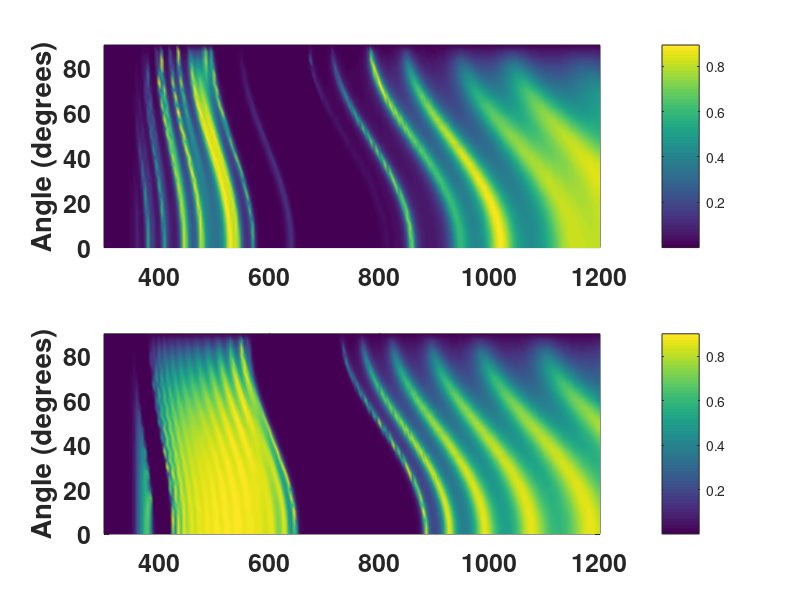

MATLAB code to generate this figure: (Note: this script raises an error after producing the figure.)
%%%%%%%%%%%%%%%%%%%%%%%%%%%%%%%%%%%%%%%%%%%%%%%%%%%%%%%%%%%%%%%%%%%%%%%%%%%
%The base code was provided by Francesco Scotognella "from 01HGBUU -
%Materials and Processes for quantum sensing, metrology and qubit devices"
%course (Politecnico di Torino)
%%%%%%%%%%%%%%%%%%%%%%%%%%%%%%%%%%%%%%%%%%%%%%%%%%%%%%%%%%%%%%%%%%%%%%%%%%%
% Fabio Calabrese 
% Modification of the original code are related to the angular dependence,
% starting from the formulas up to the plot.
%%%%%%%%%%%%%%%%%%%%%%%%%%%%%%%%%%%%%%%%%%%%%%%%%%%%%%%%%%%%%%%%%%%%%%%%%%%


%Transfer Matrix Method
%system: air-multilayer-glass
% angular dependence
clear all;clc;
n0=1; %air
Em=1; %E field in glass
ns=1.6; %refractive index glass
Hm=ns; %H field in glass
%n1=2.4;
d1=100; %refractive index and thickness (nm) layer 1
%n2=1.45;
d2=100; %refractive index and thickness (nm) layer 2
C=0.9;%coefficiente perdite
lambda = 300:5:1200;

% Immaginary refractive index of SiO2
ks = [0.000132, 0.000125, 0.000118, 0.000112, 0.000107, 0.000102];
% Immaginary refractive index of GaAs
k = [ ...
    2, 1.9522, 1.9200, 1.9099, 1.9052, 1.9082, 1.9183, 1.9307, 1.9489, 1.9679, ...
    1.9924, 2.0178, 2.0478, 2.0783, 2.1174, 2.1565, 2.2079, 2.2613, 2.2594, 2.2021, ...
    2.1445, 2.0706, 1.9968, 1.9208, 1.8409, 1.7610, 1.6017, 1.3632, 1.1246, 0.9514, ...
    0.8615, 0.7715, 0.6889, 0.6446, 0.6002, 0.5559, 0.5230, 0.4972, 0.4714, 0.4456, ...
    0.4271, 0.4102, 0.3933, 0.3764, 0.3633, 0.3520, 0.3406, 0.3293, 0.3184, 0.3094, ...
    0.3004, 0.2914, 0.2825, 0.2741, 0.2674, 0.2607, 0.2540, 0.2473, 0.2405, 0.2355, ...
    0.2306, 0.2256, 0.2207, 0.2158, 0.2109, 0.2060, 0.2011, 0.1962, 0.1913, 0.1864, ...
    0.1815, 0.1771, 0.1732, 0.1694, 0.1655, 0.1616, 0.1578, 0.1539, 0.1498, 0.1450, ...
    0.1402, 0.1354, 0.1306, 0.1258, 0.1210, 0.1161, 0.1117, 0.1094, 0.1071, 0.1048, ...
    0.1025, 0.1002, 0.0979, 0.0956, 0.0933, 0.0910, 0.0899, 0.0889, 0.0878, 0.0867, ...
    0.0857, 0.0846, 0.0835, 0.0825, 0.0814, 0.0803 ];
% Immaginary refractive index of TiO2
kto2 = [ 0.880
    0.7740
    0.6621
    0.5875
    0.4755
    0.3672
    0.3006
    0.2139
    0.1452
    0.1092
    0.0681
    0.0481
    0.0269
    0.0176
    0.0114
    0.0060
    0.0040
    0.0026
    0.0017
    0.0009
    0.0006
    0.0004
    0.0003
    0.0002
    0.0001
    0.0001
    0.0001];
% Inizializza tutto il vettore con zeri
ve = zeros(size(lambda));
vt = zeros(size(lambda));
% Inserisci i dati noti all'inizio
ve(1:length(ks)) = ks;
vt(1:length(kto2)) = kto2;
vk = zeros(size(lambda));
vk(1:length(k)) = k;
%prova per ordinato
ddd=[83,96,81,89,81,88,86,91,87,86,...
104,117,118,89,100,96,101,91,83,98,87,82,119,98,119,111,81,108,48];
d=ddd*0.99;

ii=0;
Tt=0;


% angle values
thd=[0 3 6 10 13 16 20 23 27 30 33 37 40 ...
 43 47 50 53 56.7 60 63 67 70 73 77 80 83 87 90];

% conversion grad-radiant
th=(thd*pi)./180;

for j = 1:28
    M1=[0, 0; 0, 0];M2=[0, 0; 0, 0];
    M3=[0, 0; 0, 0];M4=[0, 0; 0, 0];
    M5=[0, 0; 0, 0];M6=[0, 0; 0, 0];
    M7=[0, 0; 0, 0];M8=[0, 0; 0, 0];
    M9=[0, 0; 0, 0];M10=[0, 0; 0, 0];
    M11=[0, 0; 0, 0];M12=[0, 0; 0, 0];
    M13=[0, 0; 0, 0];M14=[0, 0; 0, 0];
    M15=[0, 0; 0, 0];M16=[0, 0; 0, 0];
    M17=[0, 0; 0, 0];M18=[0, 0; 0, 0];
    M19=[0, 0; 0, 0];M20=[0, 0; 0, 0];
    M21=[0, 0; 0, 0];M22=[0, 0; 0, 0];
    M23=[0, 0; 0, 0];M24=[0, 0; 0, 0];
    M25=[0, 0; 0, 0];M26=[0, 0; 0, 0];
    M27=[0, 0; 0, 0];M28=[0, 0; 0, 0];
    M41=[0, 0; 0, 0];M42=[0, 0; 0, 0];
    ii = 0;
    for f=300:5:1200
       ii=ii+1;
       l(ii)=f;
       ll(ii)=l(ii)/1000; %micrometri
       %TiO2
       n1(ii)=sqrt(4.99+...
            1/(96.6*(ll(ii)^1.1))+...
            1/(4.6*(ll(ii)^1.95))) +1i*vt(ii);
       % SiO2
       n2(ii)=sqrt(0.82+...
           (0.7161663*ll(ii)^2/(ll(ii)^2-0.0684043^2))+...
           (0.4079426*ll(ii)^2/(ll(ii)^2-0.1162414^2))+...
           (0.8974794*ll(ii)^2/(ll(ii)^2-9.896161^2))+...
           1/(700*(ll(ii)^6.2))) +1i*ve(ii);
       %% for GaAs
       %n2(ii) = sqrt(11.10+0.743*ll(ii)^2/(ll(ii)^2-0.436^2)) ;%+1i*vk(ii);
        %n2(ii) = n2(ii) + 1i*vk(ii);
       %% for Al2O3
%          n1(ii)=sqrt(1+...
%             (1.023798*ll(ii)^2/(ll(ii)^2-0.0614482^2))+...
%             (1.058264*ll(ii)^2/(ll(ii)^2-0.1106997^2))+...
%             (5.280792*ll(ii)^2/(ll(ii)^2-17.92656^2)));
        %% for ZrO2
%          n2(ii)=sqrt(1+...
%        (1.347091*ll(ii)^2/(ll(ii)^2-0.062543^2))+...
%        (2.117788*ll(ii)^2/(ll(ii)^2-0.166739^2))+...
%        (9.452943*ll(ii)^2/(ll(ii)^2-24.32057^2)));

        

    
       %TE - s-polarization
       coth1(j,ii)=sqrt(1-((n0*n0*sin(th(j))*sin(th(j)))/(n1(ii)*n1(ii))));
       p1(j,ii)=n1(ii)*coth1(j,ii);
       coth2(j,ii)=sqrt(1-((n0*n0*sin(th(j))*sin(th(j)))/(n2(ii)*n2(ii))));
       p2(j,ii)=n2(ii)*coth2(j,ii);
    
       %matrix 1 for layer 1
       S1(ii)=cos(2*pi*n1(ii)*d(1)*coth1(j,ii)/l(ii));
       P1(ii)=-(1i*sin(2*pi*n1(ii)*d(1)*coth1(j,ii)/l(ii)))/n1(ii);
       Q1(ii)=-1i*n1(ii)*sin(2*pi*n1(ii)*d(1)*coth1(j,ii)/l(ii));
       R1(ii)=cos(2*pi*n1(ii)*d(1)*coth1(j,ii)/l(ii));
       M1=[S1(ii), P1(ii); Q1(ii), R1(ii)];
       %matrix 2 for layer 2
       S2(ii)=cos(2*pi*n2(ii)*d(2)*coth2(j,ii)/l(ii));
       P2(ii)=-(1i*sin(2*pi*n2(ii)*d(2)*coth2(j,ii)/l(ii)))/n2(ii);
       Q2(ii)=-1i*n2(ii)*sin(2*pi*n2(ii)*d(2)*coth2(j,ii)/l(ii));
       R2(ii)=cos(2*pi*n2(ii)*d(2)*coth2(j,ii)/l(ii));
       M2=[S2(ii), P2(ii); Q2(ii), R2(ii)];
       %matrix 3 for layer 3
       S3(ii)=cos(2*pi*n1(ii)*d(3)*coth1(j,ii)/l(ii));
       P3(ii)=-(1i*sin(2*pi*n1(ii)*d(3)*coth1(j,ii)/l(ii)))/n1(ii);
       Q3(ii)=-1i*n1(ii)*sin(2*pi*n1(ii)*d(3)*coth1(j,ii)/l(ii));
       R3(ii)=cos(2*pi*n1(ii)*d(3)*coth1(j,ii)/l(ii));
       M3=[S3(ii), P3(ii); Q3(ii), R3(ii)];
       %matrix 4 for layer 4
       S4(ii)=cos(2*pi*n2(ii)*d(4)*coth2(j,ii)/l(ii));
       P4(ii)=-(1i*sin(2*pi*n2(ii)*d(4)*coth2(j,ii)/l(ii)))/n2(ii);
       Q4(ii)=-1i*n2(ii)*sin(2*pi*n2(ii)*d(4)*coth2(j,ii)/l(ii));
       R4(ii)=cos(2*pi*n2(ii)*d(4)*coth2(j,ii)/l(ii));
       M4=[S4(ii), P4(ii); Q4(ii), R4(ii)];
       %matrix 5 for layer 5
       S5(ii)=cos(2*pi*n1(ii)*d(5)*coth1(j,ii)/l(ii));
       P5(ii)=-(1i*sin(2*pi*n1(ii)*d(5)*coth1(j,ii)/l(ii)))/n1(ii);
       Q5(ii)=-1i*n1(ii)*sin(2*pi*n1(ii)*d(5)*coth1(j,ii)/l(ii));
       R5(ii)=cos(2*pi*n1(ii)*d(5)*coth1(j,ii)/l(ii));
       M5=[S5(ii), P5(ii); Q5(ii), R5(ii)];
       %matrix 6 for layer 6
       S6(ii)=cos(2*pi*n2(ii)*d(6)*coth2(j,ii)/l(ii));
       P6(ii)=-(1i*sin(2*pi*n2(ii)*d(6)*coth2(j,ii)/l(ii)))/n2(ii);
       Q6(ii)=-1i*n2(ii)*sin(2*pi*n2(ii)*d(6)*coth2(j,ii)/l(ii));
       R6(ii)=cos(2*pi*n2(ii)*d(6)*coth2(j,ii)/l(ii));
       M6=[S6(ii), P6(ii); Q6(ii), R6(ii)];
       % matrix 7 for layer 7
       S7(ii) = cos(2*pi*n1(ii)*d(7)*coth1(j,ii)/l(ii));
       P7(ii) = -(1i*sin(2*pi*n1(ii)*d(7)*coth1(j,ii)/l(ii))) / n1(ii);
       Q7(ii) = -1i*n1(ii)*sin(2*pi*n1(ii)*d(7)*coth1(j,ii)/l(ii));
       R7(ii) = cos(2*pi*n1(ii)*d(7)*coth1(j,ii)/l(ii));
       M7 = [S7(ii), P7(ii); Q7(ii), R7(ii)];
        
       % matrix 8 for layer 8
       S8(ii) = cos(2*pi*n2(ii)*d(8)*coth2(j,ii)/l(ii));
       P8(ii) = -(1i*sin(2*pi*n2(ii)*d(8)*coth2(j,ii)/l(ii))) / n2(ii);
       Q8(ii) = -1i*n2(ii)*sin(2*pi*n2(ii)*d(8)*coth2(j,ii)/l(ii));
       R8(ii) = cos(2*pi*n2(ii)*d(8)*coth2(j,ii)/l(ii));
       M8 = [S8(ii), P8(ii); Q8(ii), R8(ii)];

       % matrix 9 for layer 9
       S9(ii) = cos(2*pi*n1(ii)*d(9)*coth1(j,ii)/l(ii));
       P9(ii) = -(1i*sin(2*pi*n1(ii)*d(9)*coth1(j,ii)/l(ii))) / n1(ii);
       Q9(ii) = -1i*n1(ii)*sin(2*pi*n1(ii)*d(9)*coth1(j,ii)/l(ii));
       R9(ii) = cos(2*pi*n1(ii)*d(9)*coth1(j,ii)/l(ii));
       M9 = [S9(ii), P9(ii); Q9(ii), R9(ii)];

       % matrix 10 for layer 10
       S10(ii)=cos(2*pi*n2(ii)*d(10)*coth2(j,ii)/l(ii));
       P10(ii)=-(1i*sin(2*pi*n2(ii)*d(10)*coth2(j,ii)/l(ii)))/n2(ii);
       Q10(ii)=-1i*n2(ii)*sin(2*pi*n2(ii)*d(10)*coth2(j,ii)/l(ii));
       R10(ii)=cos(2*pi*n2(ii)*d(10)*coth2(j,ii)/l(ii));
       M10=[S10(ii), P10(ii); Q10(ii), R10(ii)];

       % matrix 11 for layer 11
       S11(ii)=cos(2*pi*n1(ii)*d(11)*coth1(j,ii)/l(ii));
       P11(ii)=-(1i*sin(2*pi*n1(ii)*d(11)*coth1(j,ii)/l(ii)))/n1(ii);
       Q11(ii)=-1i*n1(ii)*sin(2*pi*n1(ii)*d(11)*coth1(j,ii)/l(ii));
       R11(ii)=cos(2*pi*n1(ii)*d(11)*coth1(j,ii)/l(ii));
       M11=[S11(ii), P11(ii); Q11(ii), R11(ii)];

       % matrix 12 for layer 12
       S12(ii)=cos(2*pi*n2(ii)*d(12)*coth2(j,ii)/l(ii));
       P12(ii)=-(1i*sin(2*pi*n2(ii)*d(12)*coth2(j,ii)/l(ii)))/n2(ii);
       Q12(ii)=-1i*n2(ii)*sin(2*pi*n2(ii)*d(12)*coth2(j,ii)/l(ii));
       R12(ii)=cos(2*pi*n2(ii)*d(12)*coth2(j,ii)/l(ii));
       M12=[S12(ii), P12(ii); Q12(ii), R12(ii)];

       % matrix 13 for layer 13
       S13(ii)=cos(2*pi*n1(ii)*d(13)*coth1(j,ii)/l(ii));
       P13(ii)=-(1i*sin(2*pi*n1(ii)*d(13)*coth1(j,ii)/l(ii)))/n1(ii);
       Q13(ii)=-1i*n1(ii)*sin(2*pi*n1(ii)*d(13)*coth1(j,ii)/l(ii));
       R13(ii)=cos(2*pi*n1(ii)*d(13)*coth1(j,ii)/l(ii));
       M13=[S13(ii), P13(ii); Q13(ii), R13(ii)];

       % matrix 14 for layer 14
       S14(ii)=cos(2*pi*n2(ii)*d(14)*coth2(j,ii)/l(ii));
       P14(ii)=-(1i*sin(2*pi*n2(ii)*d(14)*coth2(j,ii)/l(ii)))/n2(ii);
       Q14(ii)=-1i*n2(ii)*sin(2*pi*n2(ii)*d(14)*coth2(j,ii)/l(ii));
       R14(ii)=cos(2*pi*n2(ii)*d(14)*coth2(j,ii)/l(ii));
       M14=[S14(ii), P14(ii); Q14(ii), R14(ii)];

       % matrix 15 for layer 15
       S15(ii)=cos(2*pi*n1(ii)*d(15)*coth1(j,ii)/l(ii));
       P15(ii)=-(1i*sin(2*pi*n1(ii)*d(15)*coth1(j,ii)/l(ii)))/n1(ii);
       Q15(ii)=-1i*n1(ii)*sin(2*pi*n1(ii)*d(15)*coth1(j,ii)/l(ii));
       R15(ii)=cos(2*pi*n1(ii)*d(15)*coth1(j,ii)/l(ii));
       M15=[S15(ii), P15(ii); Q15(ii), R15(ii)];

       % matrix 16 for layer 16
       S16(ii)=cos(2*pi*n2(ii)*d(16)*coth2(j,ii)/l(ii));
       P16(ii)=-(1i*sin(2*pi*n2(ii)*d(16)*coth2(j,ii)/l(ii)))/n2(ii);
       Q16(ii)=-1i*n2(ii)*sin(2*pi*n2(ii)*d(16)*coth2(j,ii)/l(ii));
       R16(ii)=cos(2*pi*n2(ii)*d(16)*coth2(j,ii)/l(ii));
       M16=[S16(ii), P16(ii); Q16(ii), R16(ii)];

       % matrix 17 for layer 17
       S17(ii)=cos(2*pi*n1(ii)*d(17)*coth1(j,ii)/l(ii));
       P17(ii)=-(1i*sin(2*pi*n1(ii)*d(17)*coth1(j,ii)/l(ii)))/n1(ii);
       Q17(ii)=-1i*n1(ii)*sin(2*pi*n1(ii)*d(17)*coth1(j,ii)/l(ii));
       R17(ii)=cos(2*pi*n1(ii)*d(17)*coth1(j,ii)/l(ii));
       M17=[S17(ii), P17(ii); Q17(ii), R17(ii)];

       % matrix 18 for layer 18
       S18(ii)=cos(2*pi*n2(ii)*d(18)*coth2(j,ii)/l(ii));
       P18(ii)=-(1i*sin(2*pi*n2(ii)*d(18)*coth2(j,ii)/l(ii)))/n2(ii);
       Q18(ii)=-1i*n2(ii)*sin(2*pi*n2(ii)*d(18)*coth2(j,ii)/l(ii));
       R18(ii)=cos(2*pi*n2(ii)*d(18)*coth2(j,ii)/l(ii));
       M18=[S18(ii), P18(ii); Q18(ii), R18(ii)];

       % matrix 19 for layer 19
       S19(ii)=cos(2*pi*n1(ii)*d(19)*coth1(j,ii)/l(ii));
       P19(ii)=-(1i*sin(2*pi*n1(ii)*d(19)*coth1(j,ii)/l(ii)))/n1(ii);
       Q19(ii)=-1i*n1(ii)*sin(2*pi*n1(ii)*d(19)*coth1(j,ii)/l(ii));
       R19(ii)=cos(2*pi*n1(ii)*d(19)*coth1(j,ii)/l(ii));
       M19=[S19(ii), P19(ii); Q19(ii), R19(ii)];

       % matrix 20 for layer 20
       S20(ii)=cos(2*pi*n2(ii)*d(20)*coth2(j,ii)/l(ii));
       P20(ii)=-(1i*sin(2*pi*n2(ii)*d(20)*coth2(j,ii)/l(ii)))/n2(ii);
       Q20(ii)=-1i*n2(ii)*sin(2*pi*n2(ii)*d(20)*coth2(j,ii)/l(ii));
       R20(ii)=cos(2*pi*n2(ii)*d(20)*coth2(j,ii)/l(ii));
       M20=[S20(ii), P20(ii); Q20(ii), R20(ii)];

       % matrix 21 for layer 21
       S21(ii)=cos(2*pi*n1(ii)*d(21)*coth1(j,ii)/l(ii));
       P21(ii)=-(1i*sin(2*pi*n1(ii)*d(21)*coth1(j,ii)/l(ii)))/n1(ii);
       Q21(ii)=-1i*n1(ii)*sin(2*pi*n1(ii)*d(21)*coth1(j,ii)/l(ii));
       R21(ii)=cos(2*pi*n1(ii)*d(21)*coth1(j,ii)/l(ii));
       M21=[S21(ii), P21(ii); Q21(ii), R21(ii)];

       % matrix 22 for layer 22
       S22(ii)=cos(2*pi*n2(ii)*d(22)*coth2(j,ii)/l(ii));
       P22(ii)=-(1i*sin(2*pi*n2(ii)*d(22)*coth2(j,ii)/l(ii)))/n2(ii);
       Q22(ii)=-1i*n2(ii)*sin(2*pi*n2(ii)*d(22)*coth2(j,ii)/l(ii));
       R22(ii)=cos(2*pi*n2(ii)*d(22)*coth2(j,ii)/l(ii));
       M22=[S22(ii), P22(ii); Q22(ii), R22(ii)];

       % matrix 23 for layer 23
       S23(ii)=cos(2*pi*n1(ii)*d(23)*coth1(j,ii)/l(ii));
       P23(ii)=-(1i*sin(2*pi*n1(ii)*d(23)*coth1(j,ii)/l(ii)))/n1(ii);
       Q23(ii)=-1i*n1(ii)*sin(2*pi*n1(ii)*d(23)*coth1(j,ii)/l(ii));
       R23(ii)=cos(2*pi*n1(ii)*d(23)*coth1(j,ii)/l(ii));
       M23=[S23(ii), P23(ii); Q23(ii), R23(ii)];

       % matrix 24 for layer 24
       S24(ii)=cos(2*pi*n2(ii)*d(24)*coth2(j,ii)/l(ii));
       P24(ii)=-(1i*sin(2*pi*n2(ii)*d(24)*coth2(j,ii)/l(ii)))/n2(ii);
       Q24(ii)=-1i*n2(ii)*sin(2*pi*n2(ii)*d(24)*coth2(j,ii)/l(ii));
       R24(ii)=cos(2*pi*n2(ii)*d(24)*coth2(j,ii)/l(ii));
       M24=[S24(ii), P24(ii); Q24(ii), R24(ii)];

       % matrix 25 for layer 25
       S25(ii)=cos(2*pi*n1(ii)*d(25)*coth1(j,ii)/l(ii));
       P25(ii)=-(1i*sin(2*pi*n1(ii)*d(25)*coth1(j,ii)/l(ii)))/n1(ii);
       Q25(ii)=-1i*n1(ii)*sin(2*pi*n1(ii)*d(25)*coth1(j,ii)/l(ii));
       R25(ii)=cos(2*pi*n1(ii)*d(25)*coth1(j,ii)/l(ii));
       M25=[S25(ii), P25(ii); Q25(ii), R25(ii)];

       % matrix 26 for layer 26
       S26(ii)=cos(2*pi*n2(ii)*d(26)*coth2(j,ii)/l(ii));
       P26(ii)=-(1i*sin(2*pi*n2(ii)*d(26)*coth2(j,ii)/l(ii)))/n2(ii);
       Q26(ii)=-1i*n2(ii)*sin(2*pi*n2(ii)*d(26)*coth2(j,ii)/l(ii));
       R26(ii)=cos(2*pi*n2(ii)*d(26)*coth2(j,ii)/l(ii));
       M26=[S26(ii), P26(ii); Q26(ii), R26(ii)];

       % matrix 27 for layer 27
       S27(ii)=cos(2*pi*n1(ii)*d(27)*coth1(j,ii)/l(ii));
       P27(ii)=-(1i*sin(2*pi*n1(ii)*d(27)*coth1(j,ii)/l(ii)))/n1(ii);
       Q27(ii)=-1i*n1(ii)*sin(2*pi*n1(ii)*d(27)*coth1(j,ii)/l(ii));
       R27(ii)=cos(2*pi*n1(ii)*d(27)*coth1(j,ii)/l(ii));
       M27=[S27(ii), P27(ii); Q27(ii), R27(ii)];

       % matrix 28 for layer 28
       S28(ii)=cos(2*pi*n2(ii)*d(28)*coth2(j,ii)/l(ii));
       P28(ii)=-(1i*sin(2*pi*n2(ii)*d(28)*coth2(j,ii)/l(ii)))/n2(ii);
       Q28(ii)=-1i*n2(ii)*sin(2*pi*n2(ii)*d(28)*coth2(j,ii)/l(ii));
       R28(ii)=cos(2*pi*n2(ii)*d(28)*coth2(j,ii)/l(ii));
       M28=[S28(ii), P28(ii); Q28(ii), R28(ii)];

       % matrix 29 for layer 29
       S29(ii)=cos(2*pi*n2(ii)*d(29)*coth1(j,ii)/l(ii));
       P29(ii)=-(1i*sin(2*pi*n2(ii)*d(29)*coth1(j,ii)/l(ii)))/n2(ii);
       Q29(ii)=-1i*n2(ii)*sin(2*pi*n2(ii)*d(29)*coth1(j,ii)/l(ii));
       R29(ii)=cos(2*pi*n2(ii)*d(29)*coth1(j,ii)/l(ii));
       M29=[S29(ii), P29(ii); Q29(ii), R29(ii)];

       
       %matrix 41 for layer 41
       S41(ii)=cos(2*pi*n1(ii)*d1*coth1(j,ii)/l(ii));
       P41(ii)=-(1i*sin(2*pi*n1(ii)*d1*coth1(j,ii)/l(ii)))/n1(ii);
       Q41(ii)=-1i*n1(ii)*sin(2*pi*n1(ii)*d1*coth1(j,ii)/l(ii));
       R41(ii)=cos(2*pi*n1(ii)*d1*coth1(j,ii)/l(ii));
       M41=[S41(ii), P41(ii); Q41(ii), R41(ii)];
       %matrix 42 for layer 42
       S42(ii)=cos(2*pi*n2(ii)*d2*coth2(j,ii)/l(ii));
       P42(ii)=-(1i*sin(2*pi*n2(ii)*d2*coth2(j,ii)/l(ii)))/n2(ii);
       Q42(ii)=-1i*n2(ii)*sin(2*pi*n2(ii)*d2*coth2(j,ii)/l(ii));
       R42(ii)=cos(2*pi*n2(ii)*d2*coth2(j,ii)/l(ii));
       M42=[S42(ii), P42(ii); Q42(ii), R42(ii)];
       
       %matrix product and transmission
       M=(M29*M1*M2*M3*M4*M5*M6*M7*M8*M9*M10*M11*M12*M13*M14*M15*M16*M17*M18*M19*M20*M21*M22*M23*M24*M25*M26*M27*M28);

       p0=n0*cos(th(j));
       ps=ns*sqrt(1-((n0*n0*sin(th(j))*sin(th(j)))/(ns*ns)));
       te=2*p0/(((M(1,1)+M(1,2)*ps)*p0)+(M(2,1)+M(2,2)*ps));
       TE(j,ii)=C.*(ps/p0)*(abs(te)^2);%TE transmission

       M2=M29*((M41*M42)^14);

       te2=2*p0/(((M2(1,1)+M2(1,2)*ps)*p0)+(M2(2,1)+M2(2,2)*ps));
       TE2(j,ii)=C.*(ps/p0)*(abs(te2)^2);%TE transmission


       p0M=cos(th(j))/n0;
       psM=(sqrt(1-((n0*n0*sin(th(j))*sin(th(j)))/(ns*ns))))/ns;
       tm=2*p0M/(((M(1,1)+M(1,2)*psM)*p0M)+(M(2,1)+M(2,2)*psM));
       TM(j,ii)=C.*(psM/p0M)*(abs(tm)^2);%TM transmission

       tm2=2*p0M/(((M2(1,1)+M2(1,2)*psM)*p0M)+(M2(2,1)+M2(2,2)*psM));
       TM2(j,ii)=C.*(psM/p0M)*(abs(tm2)^2);%TM transmission



    end
end


hold on
subplot(2,1,1)
pcolor(l,thd,TE);shading interp;
set(gca,'fontsize',18,'FontWeight','bold');
ylabel('Angle (degrees)','FontWeight','bold');%y-axis label
colorbar
subplot(2,1,2)
pcolor(l,thd,TE2);shading interp;
set(gca,'fontsize',18,'FontWeight','bold');
ylabel('Angle (degrees)','FontWeight','bold');%y-axis label
colorbar
sgtitle('TE Modes','FontWeight','bold','FontSize',20)

figure

subplot(2,1,1)
pcolor(l,thd,TM);shading interp;
set(gca,'fontsize',18,'FontWeight','bold');
ylabel('Angle (degrees)','FontWeight','bold');%y-axis label
colorbar

subplot(2,1,2)
pcolor(l,thd,TM2);shading interp;
set(gca,'fontsize',18,'FontWeight','bold');
ylabel('Angle (degrees)','FontWeight','bold');%y-axis label
colorbar
sgtitle('TM Modes','FontWeight','bold','FontSize',20)
hold off
